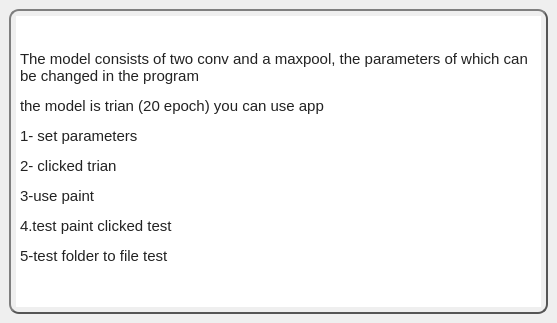
<?xml version="1.0" encoding="UTF-8"?>
<ui version="4.0">
 <class>MainWindow</class>
 <widget class="QMainWindow" name="MainWindow">
  <property name="geometry">
   <rect>
    <x>0</x>
    <y>0</y>
    <width>557</width>
    <height>323</height>
   </rect>
  </property>
  <property name="minimumSize">
   <size>
    <width>557</width>
    <height>323</height>
   </size>
  </property>
  <property name="maximumSize">
   <size>
    <width>557</width>
    <height>323</height>
   </size>
  </property>
  <property name="windowTitle">
   <string>Help</string>
  </property>
  <property name="styleSheet">
   <string notr="true">background: qradialgradient(
        cx: 0.3, cy: -0.4, fx: 0.3, fy: -0.4,
        radius: 1.35, stop: 0 #fff, stop: 1 #323031
        );</string>
  </property>
  <widget class="QWidget" name="centralwidget">
   <layout class="QGridLayout" name="gridLayout">
    <item row="0" column="0">
     <widget class="QTextBrowser" name="textBrowser">
      <property name="styleSheet">
       <string notr="true">    color: #222;
    border: 2px solid #555;
    border-radius: 10;
    border-style: outset;
    background: qradialgradient(
        cx: 0.3, cy: -0.4, fx: 0.3, fy: -0.4,
        radius: 1.35, stop: 0 #fff, stop: 1 #888
        );
    padding: 5px;</string>
      </property>
      <property name="html">
       <string>&lt;!DOCTYPE HTML PUBLIC &quot;-//W3C//DTD HTML 4.0//EN&quot; &quot;http://www.w3.org/TR/REC-html40/strict.dtd&quot;&gt;
&lt;html&gt;&lt;head&gt;&lt;meta name=&quot;qrichtext&quot; content=&quot;1&quot; /&gt;&lt;style type=&quot;text/css&quot;&gt;
p, li { white-space: pre-wrap; }
&lt;/style&gt;&lt;/head&gt;&lt;body style=&quot; font-family:'Ubuntu'; font-size:11pt; font-weight:400; font-style:normal;&quot;&gt;
&lt;p style=&quot;-qt-paragraph-type:empty; margin-top:12px; margin-bottom:12px; margin-left:0px; margin-right:0px; -qt-block-indent:0; text-indent:0px;&quot;&gt;&lt;br /&gt;&lt;/p&gt;
&lt;p style=&quot; margin-top:12px; margin-bottom:12px; margin-left:0px; margin-right:0px; -qt-block-indent:0; text-indent:0px;&quot;&gt;&lt;a name=&quot;tw-target-text&quot;&gt;&lt;/a&gt;&lt;span style=&quot; font-family:'monospace';&quot;&gt;T&lt;/span&gt;&lt;span style=&quot; font-family:'monospace';&quot;&gt;he model consists of two conv and a maxpool, the parameters of which can be changed in the program&lt;/span&gt;&lt;/p&gt;
&lt;p style=&quot; margin-top:12px; margin-bottom:12px; margin-left:0px; margin-right:0px; -qt-block-indent:0; text-indent:0px;&quot;&gt;&lt;span style=&quot; font-family:'monospace';&quot;&gt;the model is trian (20 epoch) you can use app&lt;/span&gt;&lt;/p&gt;
&lt;p style=&quot; margin-top:12px; margin-bottom:12px; margin-left:0px; margin-right:0px; -qt-block-indent:0; text-indent:0px;&quot;&gt;&lt;span style=&quot; font-family:'monospace';&quot;&gt;1- set parameters &lt;/span&gt;&lt;/p&gt;
&lt;p style=&quot; margin-top:12px; margin-bottom:12px; margin-left:0px; margin-right:0px; -qt-block-indent:0; text-indent:0px;&quot;&gt;&lt;span style=&quot; font-family:'monospace';&quot;&gt;2- clicked trian &lt;/span&gt;&lt;/p&gt;
&lt;p style=&quot; margin-top:12px; margin-bottom:12px; margin-left:0px; margin-right:0px; -qt-block-indent:0; text-indent:0px;&quot;&gt;&lt;span style=&quot; font-family:'monospace';&quot;&gt;3-use paint &lt;/span&gt;&lt;/p&gt;
&lt;p style=&quot; margin-top:12px; margin-bottom:12px; margin-left:0px; margin-right:0px; -qt-block-indent:0; text-indent:0px;&quot;&gt;&lt;span style=&quot; font-family:'monospace';&quot;&gt;4.test paint clicked test&lt;/span&gt;&lt;/p&gt;
&lt;p style=&quot; margin-top:12px; margin-bottom:12px; margin-left:0px; margin-right:0px; -qt-block-indent:0; text-indent:0px;&quot;&gt;&lt;span style=&quot; font-family:'monospace';&quot;&gt;5-test folder to file test&lt;/span&gt;&lt;/p&gt;&lt;/body&gt;&lt;/html&gt;</string>
      </property>
     </widget>
    </item>
   </layout>
  </widget>
 </widget>
 <resources/>
 <connections/>
</ui>
